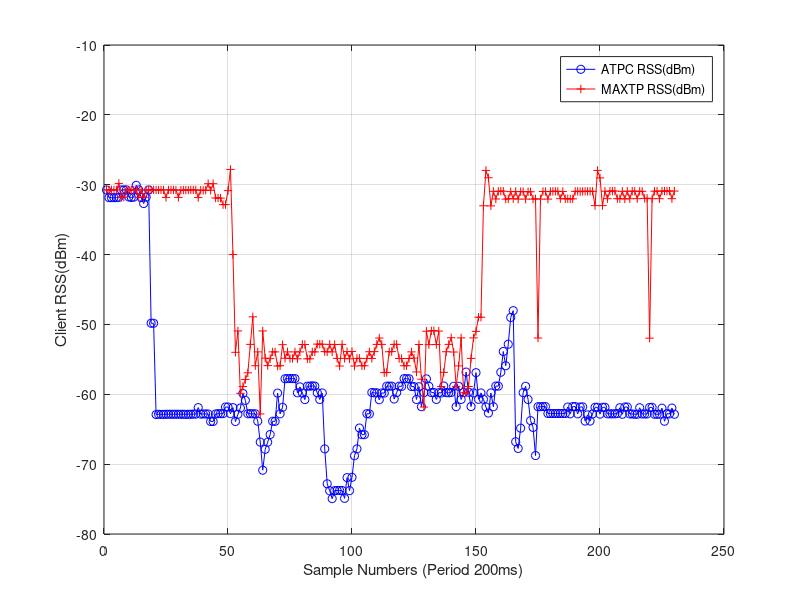

The MATLAB source for this figure:
x = 1:1:230
y1=[-3.0748404e+01
-3.1852192e+01
-3.1852192e+01
-3.1852192e+01
-3.1852192e+01
-3.1806164e+01
-3.0747519e+01
-3.0741529e+01
-3.0741529e+01
-3.1758447e+01
-3.1822004e+01
-3.1779633e+01
-3.0083900e+01
-3.0741529e+01
-3.1843190e+01
-3.2690622e+01
-3.1779633e+01
-3.0748404e+01
-4.9829928e+01
-4.9829928e+01
-6.2901562e+01
-6.2859190e+01
-6.2880376e+01
-6.2880376e+01
-6.2859190e+01
-6.2859190e+01
-6.2859190e+01
-6.2859190e+01
-6.2859190e+01
-6.2859190e+01
-6.2859190e+01
-6.2859190e+01
-6.2880376e+01
-6.2859190e+01
-6.2859190e+01
-6.2838004e+01
-6.2838004e+01
-6.1905829e+01
-6.2838004e+01
-6.2816818e+01
-6.2816818e+01
-6.2816818e+01
-6.3897294e+01
-6.3897294e+01
-6.2816818e+01
-6.2774447e+01
-6.2774447e+01
-6.2774447e+01
-6.1821086e+01
-6.1821086e+01
-6.2774447e+01
-6.1905829e+01
-6.3897294e+01
-6.2859190e+01
-6.1969387e+01
-5.9871993e+01
-6.0867725e+01
-6.2795632e+01
-6.2774447e+01
-6.2795632e+01
-6.2795632e+01
-6.3854922e+01
-6.6842120e+01
-7.0867420e+01
-6.7880224e+01
-6.6863306e+01
-6.5761644e+01
-6.3854924e+01
-6.3876110e+01
-5.9829623e+01
-6.2795634e+01
-6.1863459e+01
-5.7774601e+01
-5.7753415e+01
-5.7753415e+01
-5.7753415e+01
-5.7753415e+01
-5.9787251e+01
-5.8939820e+01
-5.9829623e+01
-6.0761798e+01
-5.8833891e+01
-5.8833891e+01
-5.8791519e+01
-5.8833891e+01
-5.9787252e+01
-6.0740612e+01
-5.9808437e+01
-6.7816668e+01
-7.2816515e+01
-7.3812248e+01
-7.4935095e+01
-7.3791062e+01
-7.3769877e+01
-7.3769877e+01
-7.3769877e+01
-7.4892724e+01
-7.1926713e+01
-7.3791062e+01
-7.1884341e+01
-6.8791215e+01
-6.7816671e+01
-6.4829474e+01
-6.5782835e+01
-6.5782835e+01
-6.2774451e+01
-6.2816823e+01
-5.9744883e+01
-5.9787254e+01
-5.9787254e+01
-6.0782987e+01
-5.9808440e+01
-5.9829626e+01
-5.8833894e+01
-5.8833894e+01
-5.8833894e+01
-6.0677058e+01
-5.9766069e+01
-5.8833894e+01
-5.8876265e+01
-5.7753418e+01
-5.7774604e+01
-5.7774604e+01
-5.8897451e+01
-5.8897451e+01
-6.0740615e+01
-5.8918637e+01
-6.1778719e+01
-5.9766069e+01
-5.7795790e+01
-5.8855079e+01
-5.9766069e+01
-5.9744883e+01
-6.0740615e+01
-5.9766069e+01
-5.9808440e+01
-5.8812708e+01
-5.9766069e+01
-5.9787254e+01
-5.9744883e+01
-5.8855079e+01
-6.1778719e+01
-5.8855079e+01
-6.0740615e+01
-5.9744883e+01
-5.6821243e+01
-5.9702511e+01
-6.1757533e+01
-5.9808440e+01
-5.6905987e+01
-6.0719429e+01
-5.9808440e+01
-6.0719429e+01
-6.1821091e+01
-6.2689708e+01
-5.9808441e+01
-6.1778719e+01
-5.8812709e+01
-5.8833895e+01
-5.6842430e+01
-5.3876419e+01
-5.5910255e+01
-5.2838315e+01
-4.9003687e+01
-4.8029140e+01
-6.6799750e+01
-6.7753110e+01
-6.4850657e+01
-5.9766065e+01
-5.8855076e+01
-6.0740611e+01
-6.3770179e+01
-6.4744725e+01
-6.8770026e+01
-6.1778713e+01
-6.1778713e+01
-6.1757527e+01
-6.1757527e+01
-6.2753260e+01
-6.2753260e+01
-6.2753260e+01
-6.2753260e+01
-6.2753260e+01
-6.2753260e+01
-6.2753260e+01
-6.2753260e+01
-6.1821085e+01
-6.2795631e+01
-6.1757527e+01
-6.1757527e+01
-6.2795631e+01
-6.1821085e+01
-6.1799899e+01
-6.3833735e+01
-6.2943932e+01
-6.3833735e+01
-6.2816817e+01
-6.1863456e+01
-6.1863456e+01
-6.2838003e+01
-6.1863456e+01
-6.1863456e+01
-6.2795631e+01
-6.2795631e+01
-6.2795631e+01
-6.2795631e+01
-6.2753259e+01
-6.1927014e+01
-6.2859188e+01
-6.1821085e+01
-6.1821085e+01
-6.2816817e+01
-6.2816817e+01
-6.2859188e+01
-6.2859188e+01
-6.1927014e+01
-6.2816817e+01
-6.2816817e+01
-6.2816817e+01
-6.1884642e+01
-6.1863456e+01
-6.2859188e+01
-6.2859188e+01
-6.2859188e+01
-6.1990571e+01
-6.3854921e+01
-6.2774445e+01
-6.2816817e+01
-6.1969385e+01
-6.2859188e+01
]
y2 = [-3.0745116e+01
-3.0745116e+01
-3.0745116e+01
-3.0745116e+01
-3.0745116e+01
-2.9813694e+01
-3.1818275e+01
-3.1777779e+01
-3.0745116e+01
-3.0745116e+01
-3.0745116e+01
-3.0745116e+01
-3.0745116e+01
-3.1818275e+01
-3.0745116e+01
-3.1818275e+01
-3.0745116e+01
-3.0745116e+01
-3.0745116e+01
-3.0745116e+01
-3.0745116e+01
-3.0745116e+01
-3.0745116e+01
-3.0745116e+01
-3.1818275e+01
-3.0745116e+01
-3.0745116e+01
-3.0745116e+01
-3.0745116e+01
-3.1818275e+01
-3.0785612e+01
-3.0765364e+01
-3.0765364e+01
-3.0765364e+01
-3.0745116e+01
-3.0745116e+01
-3.0745116e+01
-3.1838523e+01
 -3.0785612e+01
-3.0805861e+01
-3.0785612e+01
-2.9854191e+01
-3.0805861e+01
-2.9854191e+01
-3.1899269e+01
-3.1899269e+01
-3.1919517e+01
-3.2850938e+01
-3.2850938e+01
-3.0846357e+01
-2.7809113e+01
-3.9998585e+01
-5.3990155e+01
-5.0932663e+01
-5.9862159e+01
-5.8890241e+01
-5.7877827e+01
-5.6926157e+01
-5.2856251e+01
-4.8907834e+01
-5.5913743e+01
-5.3929410e+01
-6.2818411e+01
-5.0932666e+01
-5.4820338e+01
-5.5893497e+01
-5.4901331e+01
-5.3929413e+01
-5.3929413e+01
-5.5954242e+01
-5.5913745e+01
-5.2896750e+01
-5.4840586e+01
-5.3929413e+01
-5.4881083e+01
-5.4881083e+01
-5.3929413e+01
-5.4921579e+01
-5.3929413e+01
-5.2876502e+01
-5.2876502e+01
-5.4921579e+01
-5.4921579e+01
-5.3929413e+01
-5.3929413e+01
-5.2815757e+01
-5.2836005e+01
-5.2836005e+01
-5.3888916e+01
-5.3929413e+01
-5.2856253e+01
-5.3929413e+01
-5.2876501e+01
-5.4860834e+01
-5.5954242e+01
-5.2856253e+01
-5.4860834e+01
-5.3888916e+01
-5.4921579e+01
-5.3868668e+01
-5.5954242e+01
-5.4860834e+01
-5.4860834e+01
-5.5913745e+01
-5.5913745e+01
-5.4881082e+01
-5.3909164e+01
-5.4860834e+01
-5.3888916e+01
-5.2856253e+01
-5.1945080e+01
-5.2856253e+01
-5.6905912e+01
-5.6865415e+01
-5.3909164e+01
-5.3888916e+01
-5.2856253e+01
-5.2856253e+01
-5.4881083e+01
-5.4881083e+01
-5.5913746e+01
-5.5913746e+01
-5.4881083e+01
-5.3929413e+01
-5.4820338e+01
-5.6804670e+01
-5.2876502e+01
-5.7837333e+01
-6.1826247e+01
-5.0973163e+01
-5.2896750e+01
-5.0912418e+01
-5.0892169e+01
-5.2876502e+01
-5.0952914e+01
-5.8890245e+01
-5.6865415e+01
-5.3909165e+01
 -5.2856254e+01
-5.1904584e+01
-5.3949661e+01
-5.8869996e+01
-5.5933994e+01
-5.1924832e+01
-5.9781169e+01
-5.9821666e+01
-5.8890245e+01
-5.4860834e+01
-5.1924831e+01
-5.0993410e+01
-4.8968581e+01
-4.8968581e+01
-3.3012926e+01
-2.7950853e+01
-2.9003764e+01
-3.3033174e+01
-3.0947600e+01
-3.2041008e+01
-3.0947600e+01
-3.0927352e+01
-3.0927352e+01
-3.2061256e+01
-3.2020760e+01
-3.0988097e+01
-3.2000511e+01
-3.0967848e+01
-3.2061256e+01
-3.0988097e+01
-3.0988097e+01
-3.2061256e+01
-3.1008345e+01
-3.1008345e+01
-3.2061256e+01
-3.2020760e+01
-5.1945078e+01
-3.2061252e+01
-3.0967844e+01
 -3.0967844e+01
-3.2061252e+01
-3.0967844e+01
-3.0947596e+01
-3.0947596e+01
-3.0947596e+01
-3.2000507e+01
-3.0967844e+01
-3.2020756e+01
-3.2000507e+01
-3.2020756e+01
-3.2020756e+01
-3.0947596e+01
-3.0947596e+01
-3.0988093e+01
 -3.0947596e+01
-3.0947596e+01
-3.0947596e+01
-3.0947596e+01
-3.0947596e+01
-3.2992674e+01
-2.7950849e+01
-2.9024008e+01
-3.2992674e+01
-3.0927348e+01
-3.2000507e+01
-3.0927348e+01
 -3.0907099e+01
-3.0907099e+01
-3.2000507e+01
-3.2000507e+01
-3.0947596e+01
-3.2041004e+01
-3.0927348e+01
-3.2000507e+01
-3.0927348e+01
-3.0927348e+01
-3.2000507e+01
-3.0947596e+01
-3.0947596e+01
-3.1960011e+01
-3.1939762e+01
 -5.1965324e+01
-3.2000507e+01
-3.0927347e+01
-3.0927347e+01
-3.2000507e+01
-3.0907099e+01
-3.0907099e+01
-3.0907099e+01
-3.0907099e+01
-3.2000507e+01
-3.0907099e+01

]
plot(x,y1,'-ob',x,y2,'-+r')
axis([0,250,-80,-10])
set(gca,'XTick',[0:50:250])
set(gca,'YTick',[-80:10:-10])
xlabel('Sample Numbers (Period 200ms)')
ylabel('Client RSS(dBm)')
legend({'ATPC RSS(dBm)','MAXTP RSS(dBm)'},'Location','NorthEast');
grid on;